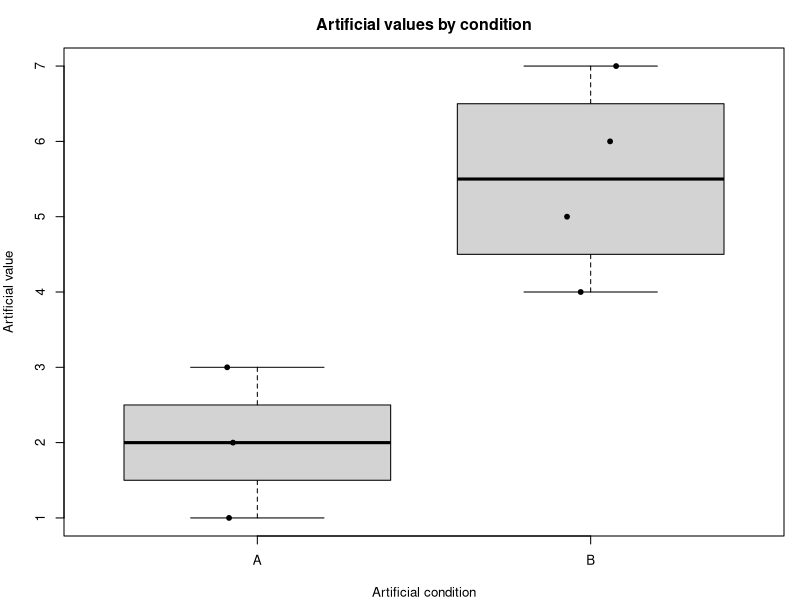

Generate this figure with R:
# Run from the project root: Rscript examples/programming_basics.R
# Base R only; artificial values do not support biological conclusions.
measurements <- read.csv('examples/data/programming_measurements.csv',
                         na.strings = c('NA', ''), stringsAsFactors = FALSE,
                         colClasses = c(sample_id = 'character', value = 'character'))
metadata <- read.csv('examples/data/programming_metadata.csv', stringsAsFactors = FALSE,
                     colClasses = 'character')
stopifnot(all(c('sample_id','value') %in% names(measurements)),
          all(c('sample_id','condition','batch') %in% names(metadata)),
          !anyNA(measurements$sample_id), !anyNA(metadata$sample_id),
          all(nzchar(measurements$sample_id)), all(nzchar(metadata$sample_id)),
          !anyDuplicated(measurements$sample_id), !anyDuplicated(metadata$sample_id),
          setequal(measurements$sample_id, metadata$sample_id))
observed <- !is.na(measurements$value)
numeric_values <- suppressWarnings(as.numeric(measurements$value))
if (any(!is.finite(numeric_values[observed]))) {
  stop('Non-finite or invalid value; use NA for missing values')
}
measurements$value <- numeric_values
joined <- merge(measurements, metadata, by = 'sample_id', sort = FALSE)
joined <- joined[match(measurements$sample_id, joined$sample_id), ]
stopifnot(identical(joined$sample_id, measurements$sample_id))
joined$condition <- factor(joined$condition, levels = c('A', 'B'))
summary_table <- data.frame(
  condition = c('A', 'B'),
  n = sapply(c('A', 'B'), function(g) sum(!is.na(joined$value[joined$condition == g]))),
  mean = sapply(c('A', 'B'), function(g) mean(joined$value[joined$condition == g], na.rm = TRUE)))
fit <- lm(value ~ condition, data = joined, na.action = na.exclude)
stopifnot(nrow(joined) == 8, sum(is.na(joined$value)) == 1,
          identical(as.numeric(summary_table$n), c(3,4)),
          isTRUE(all.equal(as.numeric(summary_table$mean), c(2,5.5))),
          abs(unname(coef(fit)[['conditionB']]) - 3.5) < 1e-12)
output_dir <- 'examples/output/programming/r'
dir.create(output_dir, recursive = TRUE, showWarnings = FALSE)
write.csv(joined, file.path(output_dir, 'joined.csv'), row.names = FALSE, na = 'NA')
write.csv(summary_table, file.path(output_dir, 'summary.csv'), row.names = FALSE)
writeLines(capture.output(sessionInfo()), file.path(output_dir, 'session-info.txt'))
pdf(file.path(output_dir, 'values.pdf'), width = 5, height = 3.5, family = 'Courier')
par(mar = c(4, 4, 3, 1), cex = 0.8)
plot(value ~ condition, data = joined, xlab = 'Artificial condition', ylab = 'Artificial value',
     main = 'Artificial values by condition')
set.seed(20261013)
stripchart(value ~ condition, data = joined, vertical = TRUE, method = 'jitter', add = TRUE, pch = 19)
dev.off()
print(summary_table)
print(coef(fit))
